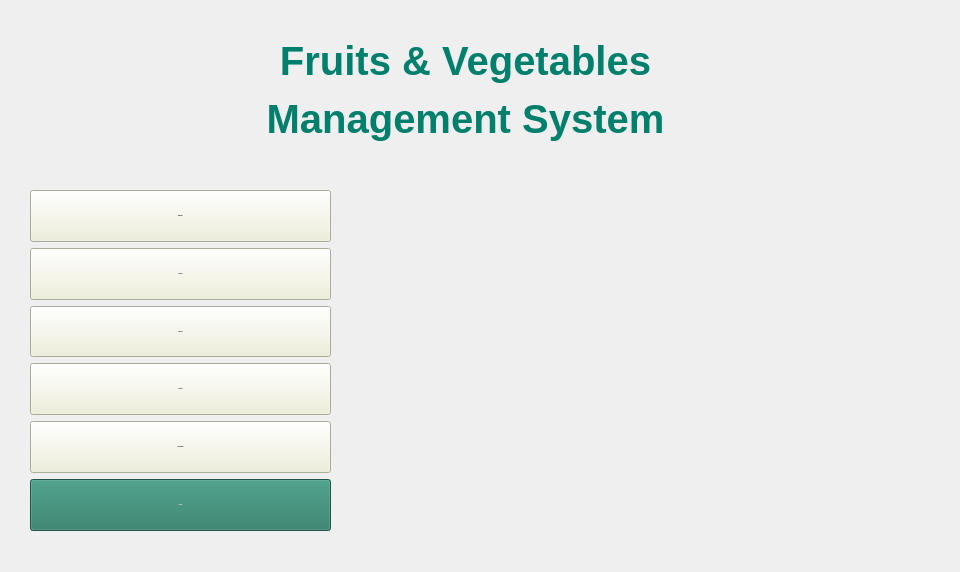
<?xml version="1.0" encoding="UTF-8"?>
<ui version="4.0">
 <class>MainWindow</class>
 <widget class="QMainWindow" name="MainWindow">
  <property name="geometry">
   <rect>
    <x>0</x>
    <y>0</y>
    <width>960</width>
    <height>572</height>
   </rect>
  </property>
  <property name="windowTitle">
   <string>MainWindow</string>
  </property>
  <property name="styleSheet">
   <string notr="true">QPushButton {
        font: bold 30px &quot;Tahoma&quot;;
	background-color: rgb(239, 239, 215);
    }</string>
  </property>
  <widget class="QWidget" name="centralwidget">
   <widget class="QLabel" name="label">
    <property name="geometry">
     <rect>
      <x>20</x>
      <y>20</y>
      <width>891</width>
      <height>141</height>
     </rect>
    </property>
    <property name="font">
     <font>
      <family>Tahoma</family>
      <pointsize>30</pointsize>
      <weight>75</weight>
      <italic>false</italic>
      <bold>true</bold>
     </font>
    </property>
    <property name="styleSheet">
     <string notr="true">QLabel {
	font: bold 30pt &quot;Tahoma&quot;;        /* Cỡ chữ */
    color: rgb(0, 128, 108);             /* Màu chữ */
    font-weight: bold;      /* Chữ đậm */
	background-color:transparent;

}</string>
    </property>
    <property name="text">
     <string>&lt;html&gt;&lt;head/&gt;&lt;body&gt;&lt;p align=&quot;center&quot;&gt;Fruits &amp;amp; Vegetables&lt;/p&gt;&lt;p align=&quot;center&quot;&gt;Management System&lt;/p&gt;&lt;/body&gt;&lt;/html&gt;</string>
    </property>
   </widget>
   <widget class="QWidget" name="verticalLayoutWidget">
    <property name="geometry">
     <rect>
      <x>30</x>
      <y>190</y>
      <width>301</width>
      <height>341</height>
     </rect>
    </property>
    <layout class="QVBoxLayout" name="verticalLayout">
     <item>
      <widget class="QPushButton" name="pushButtonEmployee">
       <property name="sizePolicy">
        <sizepolicy hsizetype="MinimumExpanding" vsizetype="Expanding">
         <horstretch>0</horstretch>
         <verstretch>0</verstretch>
        </sizepolicy>
       </property>
       <property name="font">
        <font>
         <family>Tahoma</family>
         <pointsize>-1</pointsize>
         <weight>75</weight>
         <italic>false</italic>
         <bold>true</bold>
        </font>
       </property>
       <property name="styleSheet">
        <string notr="true"/>
       </property>
       <property name="text">
        <string>Employee</string>
       </property>
      </widget>
     </item>
     <item>
      <widget class="QPushButton" name="pushButtonSupplier">
       <property name="sizePolicy">
        <sizepolicy hsizetype="Expanding" vsizetype="Expanding">
         <horstretch>0</horstretch>
         <verstretch>0</verstretch>
        </sizepolicy>
       </property>
       <property name="font">
        <font>
         <family>Tahoma</family>
         <pointsize>-1</pointsize>
         <weight>75</weight>
         <italic>false</italic>
         <bold>true</bold>
        </font>
       </property>
       <property name="styleSheet">
        <string notr="true"/>
       </property>
       <property name="text">
        <string>Supplier</string>
       </property>
      </widget>
     </item>
     <item>
      <widget class="QPushButton" name="pushButtonCategory">
       <property name="sizePolicy">
        <sizepolicy hsizetype="Expanding" vsizetype="Expanding">
         <horstretch>0</horstretch>
         <verstretch>0</verstretch>
        </sizepolicy>
       </property>
       <property name="font">
        <font>
         <family>Tahoma</family>
         <pointsize>-1</pointsize>
         <weight>75</weight>
         <italic>false</italic>
         <bold>true</bold>
        </font>
       </property>
       <property name="styleSheet">
        <string notr="true"/>
       </property>
       <property name="text">
        <string>Category</string>
       </property>
      </widget>
     </item>
     <item>
      <widget class="QPushButton" name="pushButtonProduct">
       <property name="sizePolicy">
        <sizepolicy hsizetype="Expanding" vsizetype="Expanding">
         <horstretch>0</horstretch>
         <verstretch>0</verstretch>
        </sizepolicy>
       </property>
       <property name="font">
        <font>
         <family>Tahoma</family>
         <pointsize>-1</pointsize>
         <weight>75</weight>
         <italic>false</italic>
         <bold>true</bold>
        </font>
       </property>
       <property name="styleSheet">
        <string notr="true"/>
       </property>
       <property name="text">
        <string>Product</string>
       </property>
      </widget>
     </item>
     <item>
      <widget class="QPushButton" name="pushButtonVisualization">
       <property name="sizePolicy">
        <sizepolicy hsizetype="Expanding" vsizetype="Expanding">
         <horstretch>0</horstretch>
         <verstretch>0</verstretch>
        </sizepolicy>
       </property>
       <property name="font">
        <font>
         <family>Tahoma</family>
         <pointsize>-1</pointsize>
         <weight>75</weight>
         <italic>false</italic>
         <bold>true</bold>
        </font>
       </property>
       <property name="styleSheet">
        <string notr="true"/>
       </property>
       <property name="text">
        <string>Visualization</string>
       </property>
      </widget>
     </item>
     <item>
      <widget class="QPushButton" name="pushButtonLogout">
       <property name="sizePolicy">
        <sizepolicy hsizetype="Expanding" vsizetype="Expanding">
         <horstretch>0</horstretch>
         <verstretch>0</verstretch>
        </sizepolicy>
       </property>
       <property name="font">
        <font>
         <family>Tahoma</family>
         <pointsize>-1</pointsize>
         <weight>75</weight>
         <italic>false</italic>
         <bold>true</bold>
        </font>
       </property>
       <property name="styleSheet">
        <string notr="true">background-color: rgb(38, 120, 99);
color: rgb(255, 255, 255);</string>
       </property>
       <property name="text">
        <string>Logout</string>
       </property>
      </widget>
     </item>
    </layout>
   </widget>
   <widget class="QLabel" name="labelBackground">
    <property name="geometry">
     <rect>
      <x>0</x>
      <y>0</y>
      <width>961</width>
      <height>571</height>
     </rect>
    </property>
    <property name="text">
     <string/>
    </property>
    <property name="pixmap">
     <pixmap>../../images/nenanh.png</pixmap>
    </property>
    <property name="scaledContents">
     <bool>true</bool>
    </property>
   </widget>
   <zorder>labelBackground</zorder>
   <zorder>label</zorder>
   <zorder>verticalLayoutWidget</zorder>
  </widget>
 </widget>
 <resources/>
 <connections>
  <connection>
   <sender>pushButtonLogout</sender>
   <signal>clicked()</signal>
   <receiver>MainWindow</receiver>
   <slot>close()</slot>
   <hints>
    <hint type="sourcelabel">
     <x>950</x>
     <y>25</y>
    </hint>
    <hint type="destinationlabel">
     <x>502</x>
     <y>300</y>
    </hint>
   </hints>
  </connection>
 </connections>
</ui>
